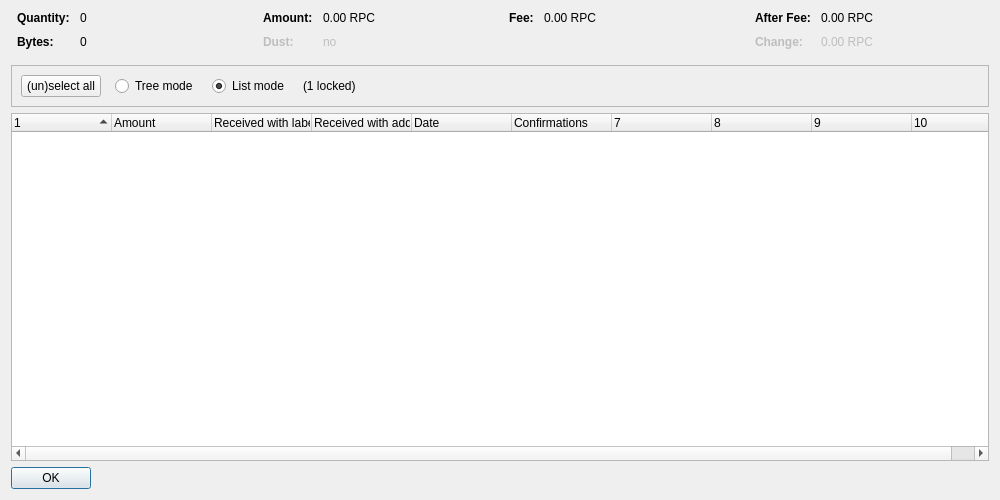
<?xml version="1.0" encoding="UTF-8"?>
<ui version="4.0">
 <class>CoinControlDialog</class>
 <widget class="QDialog" name="CoinControlDialog">
  <property name="geometry">
   <rect>
    <x>0</x>
    <y>0</y>
    <width>1000</width>
    <height>500</height>
   </rect>
  </property>
  <property name="windowTitle">
   <string>Coin Selection</string>
  </property>
  <layout class="QVBoxLayout" name="verticalLayout">
   <item>
    <layout class="QHBoxLayout" name="horizontalLayoutTop" stretch="0,0,0,0">
     <property name="topMargin">
      <number>0</number>
     </property>
     <property name="bottomMargin">
      <number>10</number>
     </property>
     <item>
      <layout class="QFormLayout" name="formLayoutCoinControl1">
       <property name="horizontalSpacing">
        <number>10</number>
       </property>
       <property name="verticalSpacing">
        <number>10</number>
       </property>
       <property name="leftMargin">
        <number>6</number>
       </property>
       <property name="rightMargin">
        <number>6</number>
       </property>
       <item row="0" column="0">
        <widget class="QLabel" name="labelCoinControlQuantityText">
         <property name="font">
          <font>
           <weight>75</weight>
           <bold>true</bold>
          </font>
         </property>
         <property name="text">
          <string>Quantity:</string>
         </property>
        </widget>
       </item>
       <item row="0" column="1">
        <widget class="QLabel" name="labelCoinControlQuantity">
         <property name="cursor">
          <cursorShape>IBeamCursor</cursorShape>
         </property>
         <property name="contextMenuPolicy">
          <enum>Qt::ActionsContextMenu</enum>
         </property>
         <property name="text">
          <string notr="true">0</string>
         </property>
         <property name="textInteractionFlags">
          <set>Qt::LinksAccessibleByMouse|Qt::TextSelectableByKeyboard|Qt::TextSelectableByMouse</set>
         </property>
        </widget>
       </item>
       <item row="1" column="0">
        <widget class="QLabel" name="labelCoinControlBytesText">
         <property name="font">
          <font>
           <weight>75</weight>
           <bold>true</bold>
          </font>
         </property>
         <property name="text">
          <string>Bytes:</string>
         </property>
        </widget>
       </item>
       <item row="1" column="1">
        <widget class="QLabel" name="labelCoinControlBytes">
         <property name="cursor">
          <cursorShape>IBeamCursor</cursorShape>
         </property>
         <property name="contextMenuPolicy">
          <enum>Qt::ActionsContextMenu</enum>
         </property>
         <property name="text">
          <string notr="true">0</string>
         </property>
         <property name="textInteractionFlags">
          <set>Qt::LinksAccessibleByMouse|Qt::TextSelectableByKeyboard|Qt::TextSelectableByMouse</set>
         </property>
        </widget>
       </item>
      </layout>
     </item>
     <item>
      <layout class="QFormLayout" name="formLayoutCoinControl2">
       <property name="horizontalSpacing">
        <number>10</number>
       </property>
       <property name="verticalSpacing">
        <number>10</number>
       </property>
       <property name="leftMargin">
        <number>6</number>
       </property>
       <property name="rightMargin">
        <number>6</number>
       </property>
       <item row="0" column="0">
        <widget class="QLabel" name="labelCoinControlAmountText">
         <property name="font">
          <font>
           <weight>75</weight>
           <bold>true</bold>
          </font>
         </property>
         <property name="text">
          <string>Amount:</string>
         </property>
        </widget>
       </item>
       <item row="0" column="1">
        <widget class="QLabel" name="labelCoinControlAmount">
         <property name="cursor">
          <cursorShape>IBeamCursor</cursorShape>
         </property>
         <property name="contextMenuPolicy">
          <enum>Qt::ActionsContextMenu</enum>
         </property>
         <property name="text">
          <string notr="true">0.00 RPC</string>
         </property>
         <property name="textInteractionFlags">
          <set>Qt::LinksAccessibleByMouse|Qt::TextSelectableByKeyboard|Qt::TextSelectableByMouse</set>
         </property>
        </widget>
       </item>
       <item row="1" column="0">
        <widget class="QLabel" name="labelCoinControlLowOutputText">
         <property name="enabled">
          <bool>false</bool>
         </property>
         <property name="font">
          <font>
           <weight>75</weight>
           <bold>true</bold>
          </font>
         </property>
         <property name="text">
          <string>Dust:</string>
         </property>
        </widget>
       </item>
       <item row="1" column="1">
        <widget class="QLabel" name="labelCoinControlLowOutput">
         <property name="enabled">
          <bool>false</bool>
         </property>
         <property name="cursor">
          <cursorShape>IBeamCursor</cursorShape>
         </property>
         <property name="contextMenuPolicy">
          <enum>Qt::ActionsContextMenu</enum>
         </property>
         <property name="text">
          <string notr="true">no</string>
         </property>
         <property name="textInteractionFlags">
          <set>Qt::LinksAccessibleByMouse|Qt::TextSelectableByKeyboard|Qt::TextSelectableByMouse</set>
         </property>
        </widget>
       </item>
      </layout>
     </item>
     <item>
      <layout class="QFormLayout" name="formLayoutCoinControl3">
       <property name="horizontalSpacing">
        <number>10</number>
       </property>
       <property name="verticalSpacing">
        <number>10</number>
       </property>
       <property name="leftMargin">
        <number>6</number>
       </property>
       <property name="rightMargin">
        <number>6</number>
       </property>
       <item row="0" column="0">
        <widget class="QLabel" name="labelCoinControlFeeText">
         <property name="font">
          <font>
           <weight>75</weight>
           <bold>true</bold>
          </font>
         </property>
         <property name="text">
          <string>Fee:</string>
         </property>
        </widget>
       </item>
       <item row="0" column="1">
        <widget class="QLabel" name="labelCoinControlFee">
         <property name="cursor">
          <cursorShape>IBeamCursor</cursorShape>
         </property>
         <property name="contextMenuPolicy">
          <enum>Qt::ActionsContextMenu</enum>
         </property>
         <property name="text">
          <string notr="true">0.00 RPC</string>
         </property>
         <property name="textInteractionFlags">
          <set>Qt::LinksAccessibleByMouse|Qt::TextSelectableByKeyboard|Qt::TextSelectableByMouse</set>
         </property>
        </widget>
       </item>
      </layout>
     </item>
     <item>
      <layout class="QFormLayout" name="formLayoutCoinControl4">
       <property name="horizontalSpacing">
        <number>10</number>
       </property>
       <property name="verticalSpacing">
        <number>10</number>
       </property>
       <property name="leftMargin">
        <number>6</number>
       </property>
       <property name="rightMargin">
        <number>6</number>
       </property>
       <item row="0" column="0">
        <widget class="QLabel" name="labelCoinControlAfterFeeText">
         <property name="font">
          <font>
           <weight>75</weight>
           <bold>true</bold>
          </font>
         </property>
         <property name="text">
          <string>After Fee:</string>
         </property>
        </widget>
       </item>
       <item row="0" column="1">
        <widget class="QLabel" name="labelCoinControlAfterFee">
         <property name="cursor">
          <cursorShape>IBeamCursor</cursorShape>
         </property>
         <property name="contextMenuPolicy">
          <enum>Qt::ActionsContextMenu</enum>
         </property>
         <property name="text">
          <string notr="true">0.00 RPC</string>
         </property>
         <property name="textInteractionFlags">
          <set>Qt::LinksAccessibleByMouse|Qt::TextSelectableByKeyboard|Qt::TextSelectableByMouse</set>
         </property>
        </widget>
       </item>
       <item row="1" column="0">
        <widget class="QLabel" name="labelCoinControlChangeText">
         <property name="enabled">
          <bool>false</bool>
         </property>
         <property name="font">
          <font>
           <weight>75</weight>
           <bold>true</bold>
          </font>
         </property>
         <property name="text">
          <string>Change:</string>
         </property>
        </widget>
       </item>
       <item row="1" column="1">
        <widget class="QLabel" name="labelCoinControlChange">
         <property name="enabled">
          <bool>false</bool>
         </property>
         <property name="cursor">
          <cursorShape>IBeamCursor</cursorShape>
         </property>
         <property name="contextMenuPolicy">
          <enum>Qt::ActionsContextMenu</enum>
         </property>
         <property name="text">
          <string notr="true">0.00 RPC</string>
         </property>
         <property name="textInteractionFlags">
          <set>Qt::LinksAccessibleByMouse|Qt::TextSelectableByKeyboard|Qt::TextSelectableByMouse</set>
         </property>
        </widget>
       </item>
      </layout>
     </item>
    </layout>
   </item>
   <item>
    <widget class="QFrame" name="frame">
     <property name="minimumSize">
      <size>
       <width>0</width>
       <height>40</height>
      </size>
     </property>
     <property name="frameShape">
      <enum>QFrame::StyledPanel</enum>
     </property>
     <property name="frameShadow">
      <enum>QFrame::Sunken</enum>
     </property>
     <layout class="QHBoxLayout" name="horizontalLayout">
      <item>
       <layout class="QHBoxLayout" name="horizontalLayoutPanel" stretch="0,0,0,0,0">
        <property name="spacing">
         <number>14</number>
        </property>
        <item>
         <widget class="QPushButton" name="pushButtonSelectAll">
          <property name="sizePolicy">
           <sizepolicy hsizetype="Maximum" vsizetype="Fixed">
            <horstretch>0</horstretch>
            <verstretch>0</verstretch>
           </sizepolicy>
          </property>
          <property name="text">
           <string>(un)select all</string>
          </property>
          <property name="autoDefault">
           <bool>false</bool>
          </property>
         </widget>
        </item>
        <item>
         <widget class="QRadioButton" name="radioTreeMode">
          <property name="sizePolicy">
           <sizepolicy hsizetype="Maximum" vsizetype="Fixed">
            <horstretch>0</horstretch>
            <verstretch>0</verstretch>
           </sizepolicy>
          </property>
          <property name="text">
           <string>Tree mode</string>
          </property>
         </widget>
        </item>
        <item>
         <widget class="QRadioButton" name="radioListMode">
          <property name="sizePolicy">
           <sizepolicy hsizetype="Maximum" vsizetype="Fixed">
            <horstretch>0</horstretch>
            <verstretch>0</verstretch>
           </sizepolicy>
          </property>
          <property name="text">
           <string>List mode</string>
          </property>
          <property name="checked">
           <bool>true</bool>
          </property>
         </widget>
        </item>
        <item>
         <widget class="QLabel" name="labelLocked">
          <property name="text">
           <string notr="true">(1 locked)</string>
          </property>
         </widget>
        </item>
        <item>
         <spacer name="horizontalSpacer">
          <property name="orientation">
           <enum>Qt::Horizontal</enum>
          </property>
          <property name="sizeHint" stdset="0">
           <size>
            <width>40</width>
            <height>20</height>
           </size>
          </property>
         </spacer>
        </item>
       </layout>
      </item>
     </layout>
    </widget>
   </item>
   <item>
    <widget class="CoinControlTreeWidget" name="treeWidget">
     <property name="contextMenuPolicy">
      <enum>Qt::CustomContextMenu</enum>
     </property>
     <property name="sortingEnabled">
      <bool>false</bool>
     </property>
     <property name="columnCount">
      <number>10</number>
     </property>
     <attribute name="headerShowSortIndicator" stdset="0">
      <bool>true</bool>
     </attribute>
     <attribute name="headerStretchLastSection">
      <bool>false</bool>
     </attribute>
     <column>
      <property name="text">
       <string/>
      </property>
     </column>
     <column>
      <property name="text">
       <string>Amount</string>
      </property>
     </column>
     <column>
      <property name="text">
       <string>Received with label</string>
      </property>
     </column>
     <column>
      <property name="text">
       <string>Received with address</string>
      </property>
     </column>
     <column>
      <property name="text">
       <string>Date</string>
      </property>
     </column>
     <column>
      <property name="text">
       <string>Confirmations</string>
      </property>
      <property name="toolTip">
       <string>Confirmed</string>
      </property>
     </column>
     <column>
      <property name="text">
       <string/>
      </property>
     </column>
     <column>
      <property name="text">
       <string/>
      </property>
     </column>
     <column>
      <property name="text">
       <string/>
      </property>
     </column>
     <column>
      <property name="text">
       <string/>
      </property>
     </column>
    </widget>
   </item>
   <item>
    <widget class="QDialogButtonBox" name="buttonBox">
     <property name="sizePolicy">
      <sizepolicy hsizetype="Maximum" vsizetype="Fixed">
       <horstretch>0</horstretch>
       <verstretch>0</verstretch>
      </sizepolicy>
     </property>
     <property name="orientation">
      <enum>Qt::Horizontal</enum>
     </property>
     <property name="standardButtons">
      <set>QDialogButtonBox::Ok</set>
     </property>
    </widget>
   </item>
  </layout>
 </widget>
 <customwidgets>
  <customwidget>
   <class>CoinControlTreeWidget</class>
   <extends>QTreeWidget</extends>
   <header>coincontroltreewidget.h</header>
  </customwidget>
 </customwidgets>
 <resources/>
 <connections/>
</ui>
